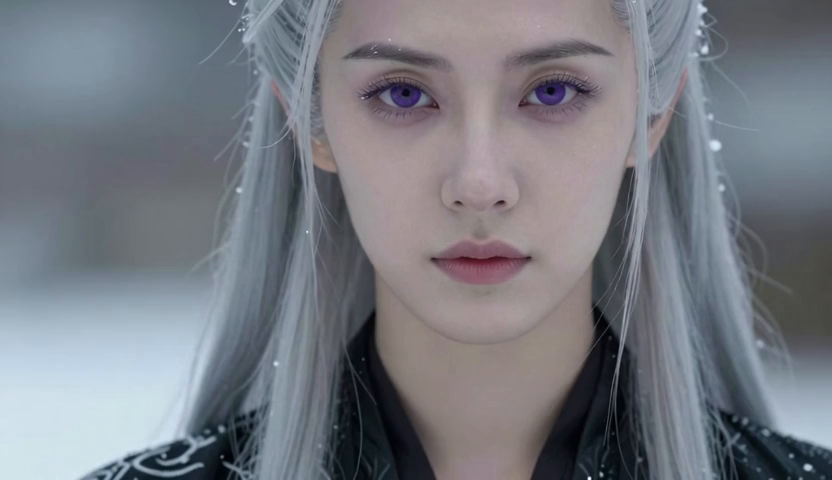
#> input picture frame 0 of 作品/示例/试镜_03_特写.mp4, 832 x 480 px, given in place of 楚子航_官方_2x_成片_字幕.mp4, which was not available
$ python 'check_2x拼缝.py'
#> lines starting #> are read from the running program, lines starting #| are printed output that depends on the picture; pictures that were not available may be replaced by others from this repository, and a replacement may not be noted
# -*- coding: utf-8 -*-
"""check_2x拼缝.py —— 15 段是**分别**超分的，所以要专门查一件事：
段与段之间有没有亮度/色偏的台阶（段02 是超分节点自己吐的第一段，可能和其它 14 段不一致）。

段内那 14 条缝我在 `_验超分片.py` 里已经量过（最狠 3.68×）。这里量的是**另一种**东西：
「上一段最后一帧的整幅均值」vs「下一段第一帧的整幅均值」—— 段内缝量不出系统性偏色，
两段的均值差能。
"""
import os
import sys

import cv2
import numpy as np

sys.stdout.reconfigure(encoding="utf-8")

片 = r"D:\DSHworkspace\影匠\作品\楚子航\片_官方\楚子航_官方_2x_成片_字幕.mp4"
# 每段的输入帧数（`--合` 的日志）
帧数们 = [481] + [480] * 13 + [447]

c = cv2.VideoCapture(片)
总 = int(c.get(cv2.CAP_PROP_FRAME_COUNT))
print("片子 %d 帧" % 总)

# 每段起点 = 累加前面的帧数
起 = []
s = 0
for n in 帧数们:
    起.append(s)
    s += n
print("段数 %d　合计 %d" % (len(起), s))

print("")
print("段  起点帧　  首帧均值   末帧均值   段内均值   与上一段末帧的差")
前末 = None
坏 = []
for i, st in enumerate(起):
    en = st + 帧数们[i] - 1
    c.set(cv2.CAP_PROP_POS_FRAMES, st)
    ok, f = c.read()
    if not ok:
        print("  段%02d 读不到首帧" % (i + 1))
        continue
    首 = float(cv2.cvtColor(f, cv2.COLOR_BGR2GRAY).mean())
    c.set(cv2.CAP_PROP_POS_FRAMES, min(en, 总 - 1))
    ok, f2 = c.read()
    末 = float(cv2.cvtColor(f2, cv2.COLOR_BGR2GRAY).mean())
    # 段内均值：等距抽 12 帧
    取 = np.linspace(st, en, 12).astype(int)
    值 = []
    for k in 取:
        c.set(cv2.CAP_PROP_POS_FRAMES, int(k))
        o, ff = c.read()
        if o:
            值.append(float(cv2.cvtColor(ff, cv2.COLOR_BGR2GRAY).mean()))
    内 = float(np.mean(值)) if 值 else float("nan")
    差 = "" if 前末 is None else "%+7.2f" % (首 - 前末)
    print("  段%02d %6d　%8.2f　%8.2f　%8.2f　%s" % (i + 1, st, 首, 末, 内, 差))
    if 前末 is not None:
        坏.append(abs(首 - 前末))
    前末 = 末
#> this loop made 15 passes
#> (首, 末, 内, 差, 前末) on pass 1: (122.4, 115.5, 119.5, '', 115.5)
#|   段01      0　  122.41　  115.51　  119.46
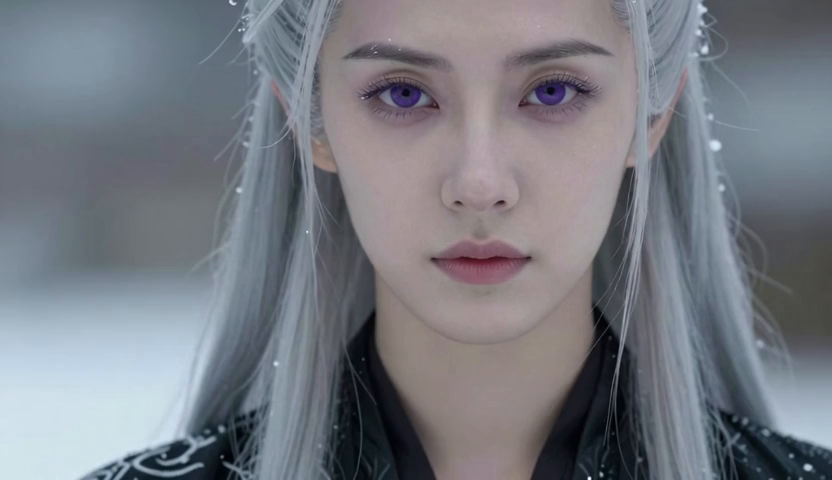
#> input picture frame 0 of 作品/示例/试镜_03_特写.mp4, 832 x 480 px, given in place of 楚子航_官方_2x_成片_字幕.mp4, which was not available
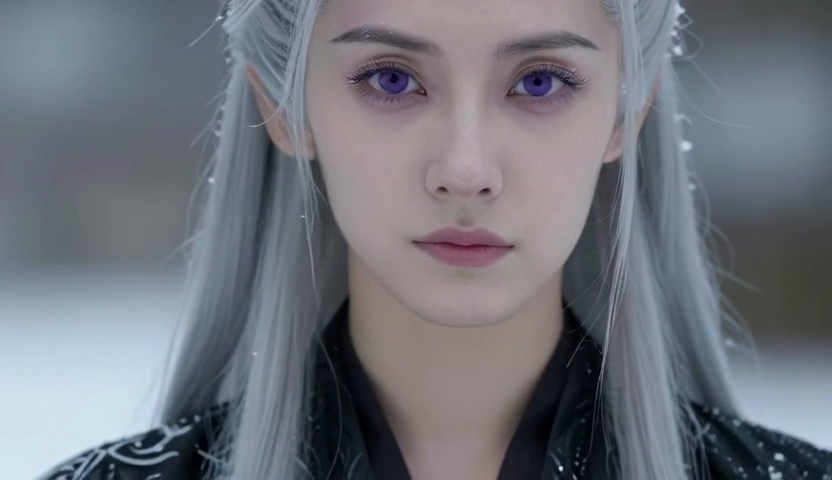
#> input picture frame 48 of 作品/示例/试镜_03_特写.mp4, 832 x 480 px, given in place of 楚子航_官方_2x_成片_字幕.mp4, which was not available
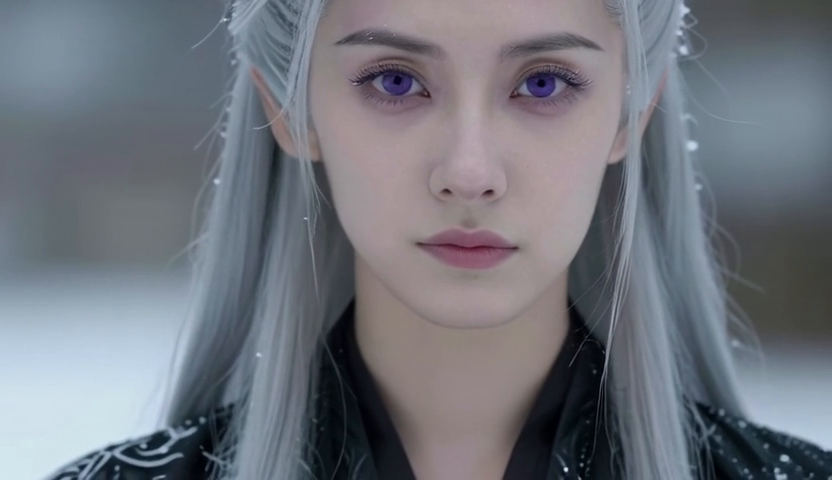
#> input picture frame 43 of 作品/示例/试镜_03_特写.mp4, 832 x 480 px, given in place of 楚子航_官方_2x_成片_字幕.mp4, which was not available
#> f2 is the input picture: shape (480, 832, 3); mean B, G, R 123.8, 115.8, 111.7
#> after the loop, 坏 = []
c.release()

print("")
if 坏:
    print("段与段之间「整幅均值」的跳变：中位 %.2f　最大 %.2f" % (float(np.median(坏)), max(坏)))
    print("（对照：格32 那次级联崩坏是 0.24 → 73.74，差 73；这里只要远小于它就算没台阶）")

$ run again, starting later in the video
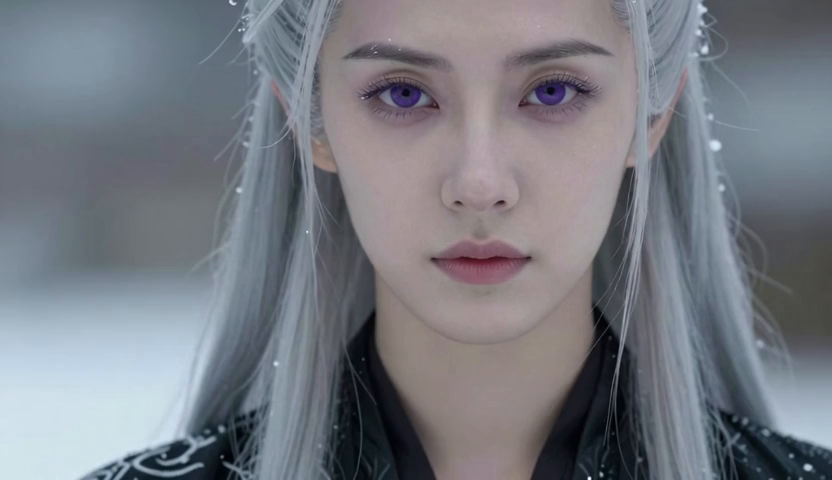
#> input picture frame 0 of 作品/示例/试镜_03_特写.mp4, 832 x 480 px, given in place of 楚子航_官方_2x_成片_字幕.mp4, which was not available
#> the loop `for i, st in enumerate(起):` made 15 passes
#> (首, 末, 内, 差, 前末) on pass 1: (122.4, 115.5, 119.5, '', 115.5)
#> (printed output is left out)
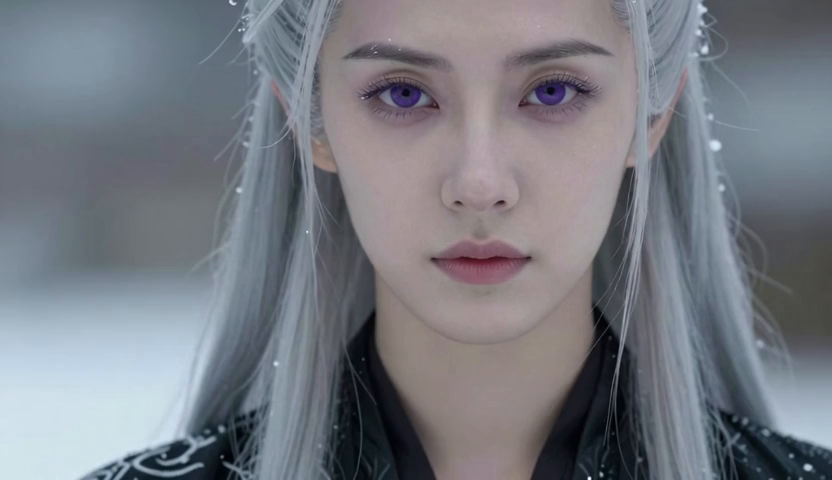
#> input picture frame 0 of 作品/示例/试镜_03_特写.mp4, 832 x 480 px, given in place of 楚子航_官方_2x_成片_字幕.mp4, which was not available
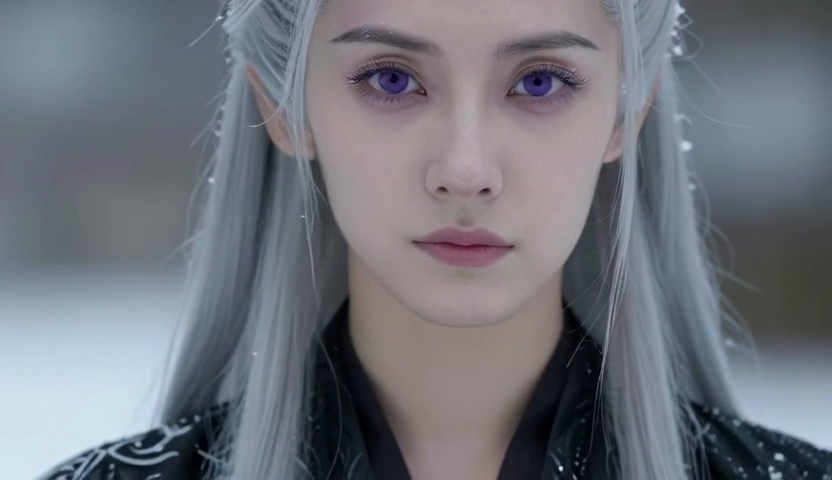
#> input picture frame 48 of 作品/示例/试镜_03_特写.mp4, 832 x 480 px, given in place of 楚子航_官方_2x_成片_字幕.mp4, which was not available
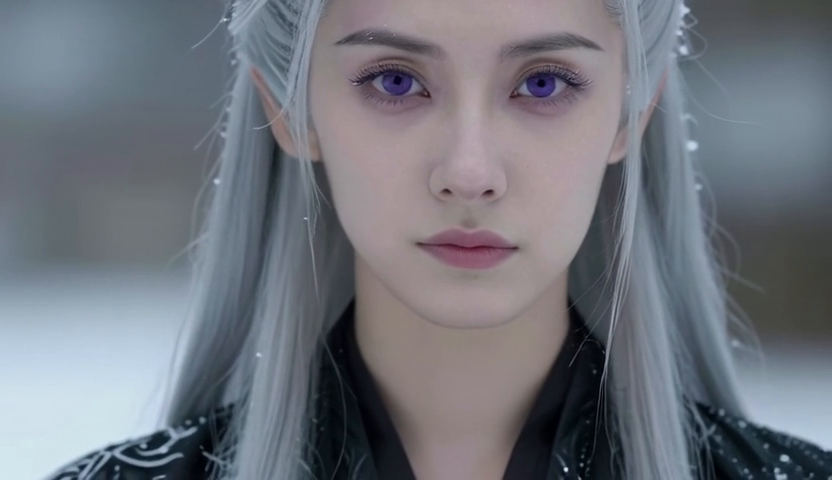
#> input picture frame 43 of 作品/示例/试镜_03_特写.mp4, 832 x 480 px, given in place of 楚子航_官方_2x_成片_字幕.mp4, which was not available
#> f2 is the input picture: shape (480, 832, 3); mean B, G, R 123.8, 115.8, 111.7
#> after the loop `for i, st in enumerate(起):`: 坏 = []

$ run again, starting later in the video
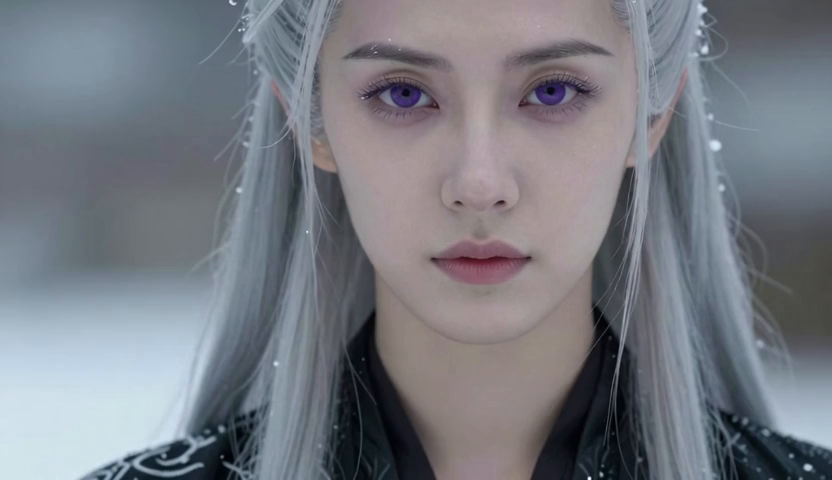
#> input picture frame 0 of 作品/示例/试镜_03_特写.mp4, 832 x 480 px, given in place of 楚子航_官方_2x_成片_字幕.mp4, which was not available
#> the loop `for i, st in enumerate(起):` made 15 passes
#> (首, 末, 内, 差, 前末) on pass 1: (122.4, 115.5, 119.5, '', 115.5)
#> (printed output is left out)
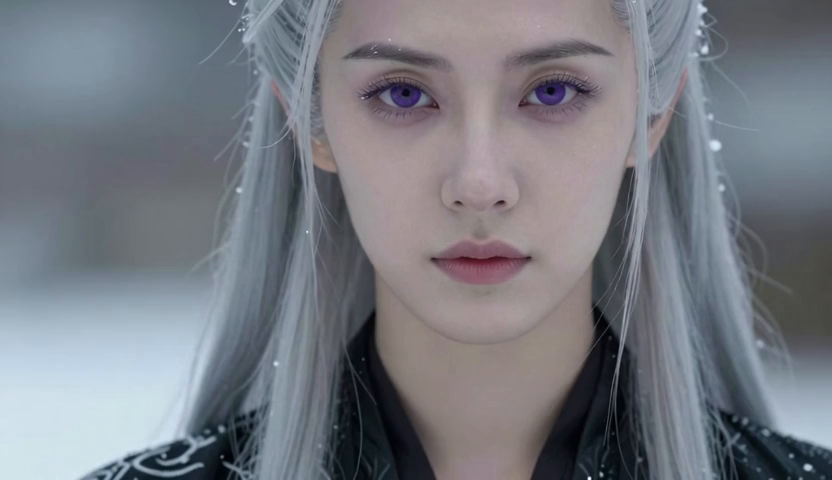
#> input picture frame 0 of 作品/示例/试镜_03_特写.mp4, 832 x 480 px, given in place of 楚子航_官方_2x_成片_字幕.mp4, which was not available
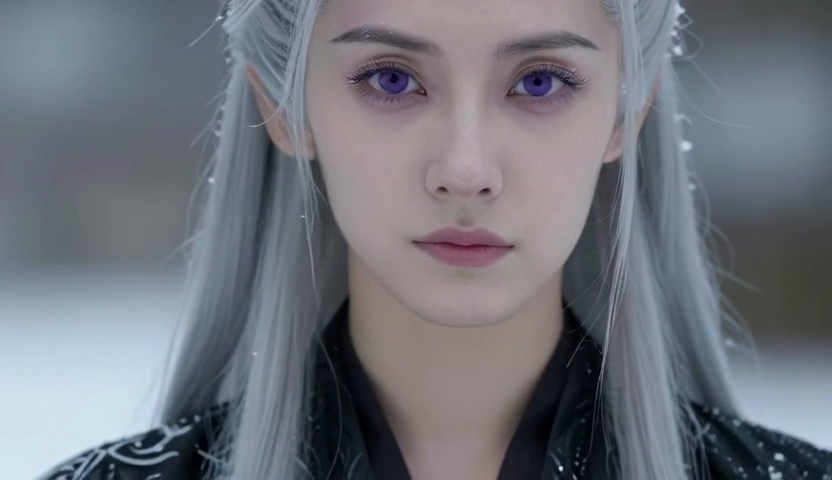
#> input picture frame 48 of 作品/示例/试镜_03_特写.mp4, 832 x 480 px, given in place of 楚子航_官方_2x_成片_字幕.mp4, which was not available
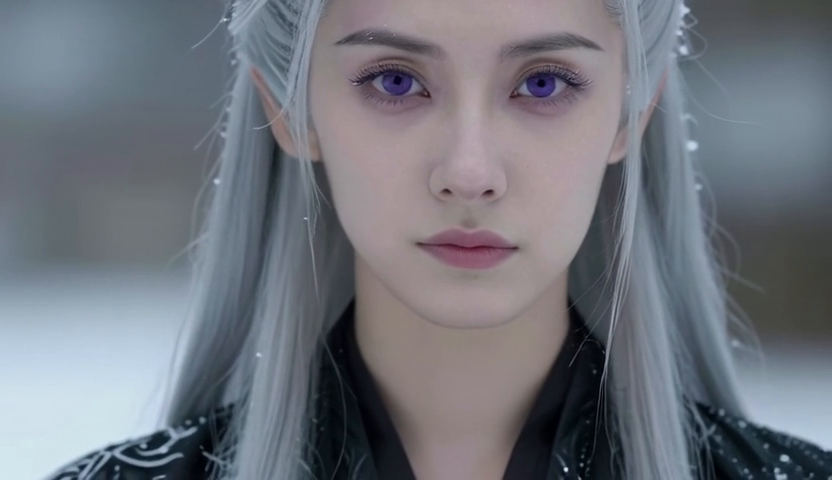
#> input picture frame 43 of 作品/示例/试镜_03_特写.mp4, 832 x 480 px, given in place of 楚子航_官方_2x_成片_字幕.mp4, which was not available
#> f2 is the input picture: shape (480, 832, 3); mean B, G, R 123.8, 115.8, 111.7
#> after the loop `for i, st in enumerate(起):`: 坏 = []
